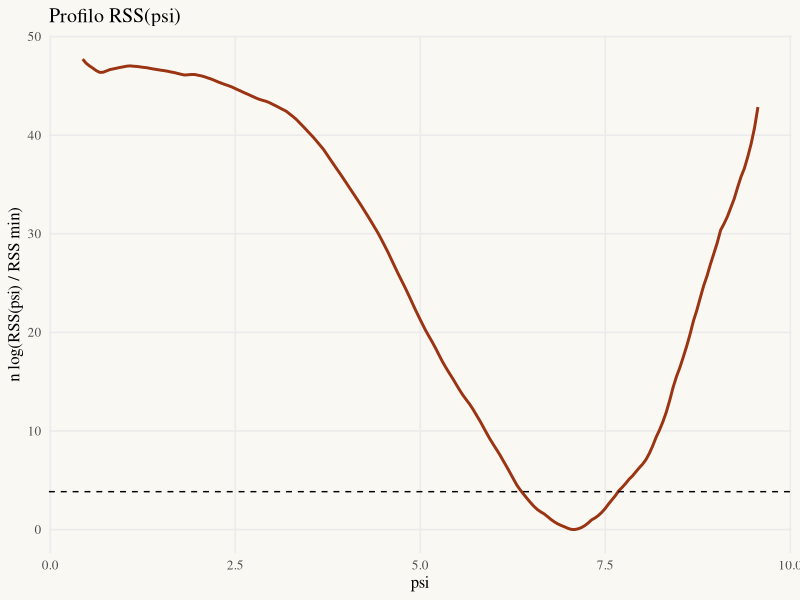

Source code (R):
# ───────────────────────────────────────────────────────────────
# StatAtlas · Lab 17 — Regressione segmentata e breakpoint
# R0: stessi dati di StatAtlas con R ≥ 4.1 e lo stesso seed.
# R2: stessa ricerca su griglia (200 candidati, minimo con il ψ più piccolo a parità).
# R3: segmented::segmented() usa un algoritmo diverso (Muggeo, 2003): confronto di metodo, non stessi numeri.
# ───────────────────────────────────────────────────────────────
library(tidyverse)

set.seed(2026)
n <- 80; b0 <- 1; b1 <- 0.5; delta <- 1.2; psi <- 6; sigma <- 1; B <- 300
x <- 10 * (seq_len(n) - 0.5) / n
media <- b0 + b1 * x + delta * pmax(0, x - psi)
errori <- function(n) rnorm(n)
genera <- function() media + sigma * errori(n)

# Griglia dei candidati: almeno m osservazioni da ciascun lato
m <- max(3, ceiling(0.05 * n))
griglia <- seq(x[m], x[n - m + 1], length.out = 200)
profilo <- function(y) sapply(griglia, \(p) sum(lm.fit(cbind(1, x, pmax(0, x - p)), y)$residuals^2))

# Campioni ripetuti: stima di psi in ciascuno
stime <- map_dbl(seq_len(B), \(b) griglia[which.min(profilo(genera()))])
tibble(media = mean(stime), distorsione = mean(stime) - psi, rmse = sqrt(mean((stime - psi)^2)),
       bordo = mean(stime %in% range(griglia)))

# Campione numero 1 (quello mostrato) e test bootstrap sotto H0: delta = 0
set.seed(2026)
for (r in seq_len(1)) y <- genera()
rss <- profilo(y); psi_hat <- griglia[which.min(rss)]
fit_lin <- lm(y ~ x)
T_oss <- n * log(sum(resid(fit_lin)^2) / min(rss))
s <- sqrt(sum(resid(fit_lin)^2) / (n - 2))
T_boot <- map_dbl(seq_len(199), \(b) {
  yb <- fitted(fit_lin) + s * rnorm(n)
  n * log(sum(lm.fit(cbind(1, x), yb)$residuals^2) / min(profilo(yb)))
})
c(psi_hat = psi_hat, T = T_oss, p_bootstrap = (1 + sum(T_boot >= T_oss)) / (199 + 1))

# Confronto di metodo (R3): pacchetto segmented
# install.packages("segmented")
library(segmented)
fit_seg <- segmented(fit_lin, seg.Z = ~x, psi = psi_hat)
summary(fit_seg)
davies.test(fit_lin, seg.Z = ~x)   # test di esistenza con psi ignoto

theme_statatlas <- function(base_size = 12) {
  theme_minimal(base_size = base_size, base_family = "serif") +
    theme(panel.grid.minor = element_blank(), plot.background = element_rect(fill = "#FAF8F3", colour = NA))
}
tibble(psi = griglia, devianza = n * log(rss / min(rss))) |>
  ggplot(aes(psi, devianza)) + geom_line(colour = "#9A3412", linewidth = 1) +
  geom_hline(yintercept = qchisq(0.95, 1), linetype = "dashed") +
  labs(title = "Profilo RSS(psi)", y = "n log(RSS(psi) / RSS min)") + theme_statatlas()
